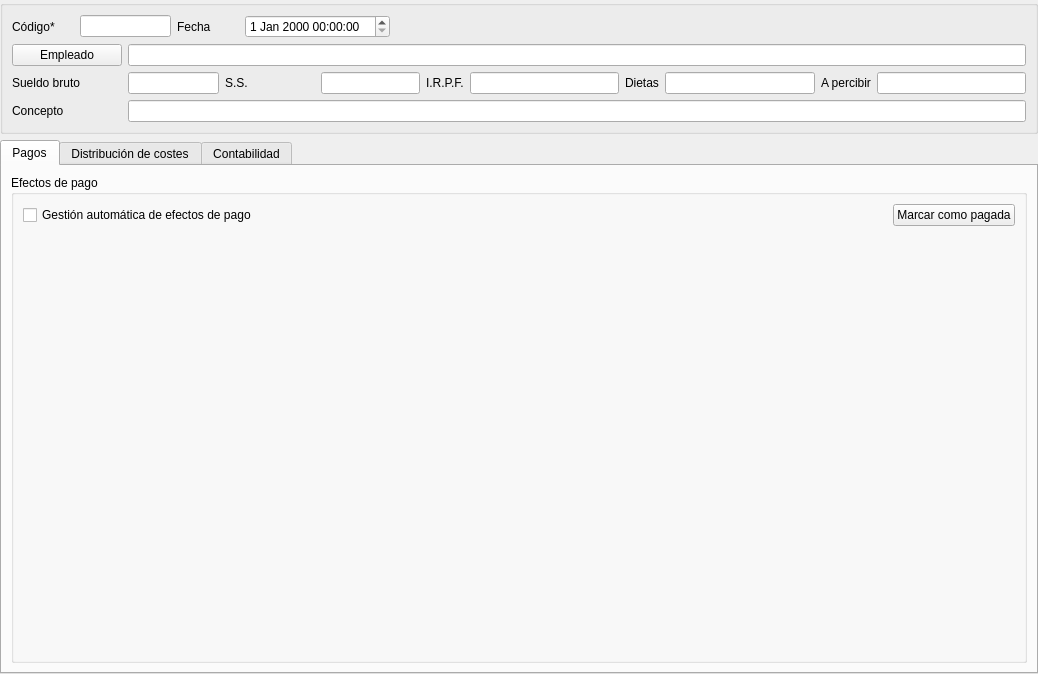
<?xml version="1.0" encoding="UTF-8"?>
<ui version="4.0">
 <class>Form</class>
 <widget class="QWidget" name="Form">
  <property name="geometry">
   <rect>
    <x>0</x>
    <y>0</y>
    <width>1038</width>
    <height>674</height>
   </rect>
  </property>
  <property name="windowTitle">
   <string>Form</string>
  </property>
  <layout class="QGridLayout" name="gridLayout_3">
   <property name="leftMargin">
    <number>0</number>
   </property>
   <property name="topMargin">
    <number>0</number>
   </property>
   <property name="rightMargin">
    <number>0</number>
   </property>
   <property name="bottomMargin">
    <number>0</number>
   </property>
   <item row="0" column="0">
    <widget class="QGroupBox" name="groupBox">
     <property name="title">
      <string/>
     </property>
     <layout class="QGridLayout" name="gridLayout">
      <item row="0" column="0">
       <widget class="QLabel" name="label">
        <property name="text">
         <string>Código*</string>
        </property>
        <property name="buddy">
         <cstring>db_codnomina</cstring>
        </property>
       </widget>
      </item>
      <item row="0" column="4" colspan="2">
       <widget class="QLabel" name="label_3">
        <property name="text">
         <string>Fecha</string>
        </property>
       </widget>
      </item>
      <item row="0" column="6" colspan="2">
       <widget class="DBDateTimeEdit" name="dbDateTimeEdit">
        <property name="fieldName">
         <string>fecha</string>
        </property>
        <property name="dataEditable">
         <bool>true</bool>
        </property>
       </widget>
      </item>
      <item row="0" column="8" colspan="7">
       <spacer name="horizontalSpacer">
        <property name="orientation">
         <enum>Qt::Horizontal</enum>
        </property>
        <property name="sizeHint" stdset="0">
         <size>
          <width>632</width>
          <height>20</height>
         </size>
        </property>
       </spacer>
      </item>
      <item row="1" column="0" colspan="3">
       <widget class="DBChooseRecordButton" name="db_idempleado">
        <property name="text">
         <string>Empleado</string>
        </property>
        <property name="fieldName">
         <string>idempleado</string>
        </property>
        <property name="dataEditable">
         <bool>true</bool>
        </property>
       </widget>
      </item>
      <item row="1" column="3" colspan="12">
       <widget class="DBLineEdit" name="dbLineEdit">
        <property name="fieldName">
         <string/>
        </property>
       </widget>
      </item>
      <item row="2" column="0" colspan="3">
       <widget class="QLabel" name="label_4">
        <property name="text">
         <string>Sueldo bruto</string>
        </property>
        <property name="buddy">
         <cstring>db_sueldobruto</cstring>
        </property>
       </widget>
      </item>
      <item row="2" column="3" colspan="2">
       <widget class="DBNumberEdit" name="db_sueldobruto">
        <property name="fieldName">
         <string>sueldobruto</string>
        </property>
        <property name="dataEditable">
         <bool>true</bool>
        </property>
       </widget>
      </item>
      <item row="2" column="5" colspan="2">
       <widget class="QLabel" name="label_5">
        <property name="text">
         <string>S.S.</string>
        </property>
        <property name="buddy">
         <cstring>db_ss</cstring>
        </property>
       </widget>
      </item>
      <item row="2" column="7" colspan="2">
       <widget class="DBNumberEdit" name="db_ss">
        <property name="fieldName">
         <string>ss</string>
        </property>
        <property name="dataEditable">
         <bool>true</bool>
        </property>
       </widget>
      </item>
      <item row="2" column="9">
       <widget class="QLabel" name="label_6">
        <property name="text">
         <string>I.R.P.F.</string>
        </property>
        <property name="buddy">
         <cstring>db_irpf</cstring>
        </property>
       </widget>
      </item>
      <item row="2" column="10">
       <widget class="DBNumberEdit" name="db_irpf">
        <property name="fieldName">
         <string>irpf</string>
        </property>
        <property name="dataEditable">
         <bool>true</bool>
        </property>
       </widget>
      </item>
      <item row="2" column="13">
       <widget class="QLabel" name="label_7">
        <property name="text">
         <string>A percibir</string>
        </property>
        <property name="buddy">
         <cstring>db_apercibir</cstring>
        </property>
       </widget>
      </item>
      <item row="2" column="14">
       <widget class="DBNumberEdit" name="db_apercibir">
        <property name="fieldName">
         <string>apercibir</string>
        </property>
       </widget>
      </item>
      <item row="3" column="3" colspan="12">
       <widget class="DBLineEdit" name="db_descripcion">
        <property name="fieldName">
         <string>concepto</string>
        </property>
        <property name="dataEditable">
         <bool>true</bool>
        </property>
       </widget>
      </item>
      <item row="3" column="0" colspan="2">
       <widget class="QLabel" name="label_2">
        <property name="text">
         <string>Concepto</string>
        </property>
        <property name="buddy">
         <cstring>db_descripcion</cstring>
        </property>
       </widget>
      </item>
      <item row="0" column="2" colspan="2">
       <widget class="DBLineEdit" name="db_codnomina">
        <property name="fieldName">
         <string>codnomina</string>
        </property>
        <property name="dataEditable">
         <bool>true</bool>
        </property>
        <property name="replacePointWithCharacter">
         <bool>true</bool>
        </property>
        <property name="automaticWidthBasedOnFieldMaxLength">
         <bool>true</bool>
        </property>
       </widget>
      </item>
      <item row="2" column="11">
       <widget class="QLabel" name="label_8">
        <property name="text">
         <string>Dietas</string>
        </property>
        <property name="buddy">
         <cstring>db_dietas</cstring>
        </property>
       </widget>
      </item>
      <item row="2" column="12">
       <widget class="DBNumberEdit" name="db_dietas">
        <property name="fieldName">
         <string>dietas</string>
        </property>
        <property name="dataEditable">
         <bool>true</bool>
        </property>
       </widget>
      </item>
     </layout>
    </widget>
   </item>
   <item row="1" column="0">
    <widget class="QTabWidget" name="tabWidget">
     <property name="focusPolicy">
      <enum>Qt::NoFocus</enum>
     </property>
     <property name="currentIndex">
      <number>0</number>
     </property>
     <widget class="QWidget" name="tabPagos">
      <attribute name="title">
       <string>Pagos</string>
      </attribute>
      <layout class="QVBoxLayout" name="verticalLayout">
       <item>
        <widget class="QGroupBox" name="groupBox_4">
         <property name="title">
          <string>Efectos de pago</string>
         </property>
         <layout class="QGridLayout" name="gridLayout_5">
          <item row="0" column="1">
           <spacer name="horizontalSpacer_3">
            <property name="orientation">
             <enum>Qt::Horizontal</enum>
            </property>
            <property name="sizeHint" stdset="0">
             <size>
              <width>498</width>
              <height>20</height>
             </size>
            </property>
           </spacer>
          </item>
          <item row="0" column="0">
           <widget class="DBCheckBox" name="db_efectospagoautomaticos">
            <property name="text">
             <string>Gestión automática de efectos de pago</string>
            </property>
            <property name="fieldName">
             <string>efectospagoautomaticos</string>
            </property>
            <property name="dataEditable">
             <bool>true</bool>
            </property>
           </widget>
          </item>
          <item row="0" column="2">
           <widget class="QPushButton" name="pbMarcarPagada">
            <property name="toolTip">
             <string>Marca esta factura como pagada, creando los efectos de pago correspondientes.</string>
            </property>
            <property name="statusTip">
             <string>Marca esta factura como pagada, creando los efectos de pago correspondientes.</string>
            </property>
            <property name="whatsThis">
             <string>Marca esta factura como pagada, creando los efectos de pago correspondientes.</string>
            </property>
            <property name="text">
             <string>Marcar como pagada</string>
            </property>
            <property name="icon">
             <iconset>
              <normaloff>:/aplicacion/images/ok.png</normaloff>:/aplicacion/images/ok.png</iconset>
            </property>
           </widget>
          </item>
          <item row="1" column="0" colspan="3">
           <widget class="DBRelatedElementsView" name="db_efectospago">
            <property name="allowedMetadatas">
             <string>efectospago</string>
            </property>
            <property name="categories">
             <string>Pagos</string>
            </property>
            <property name="dataEditable">
             <bool>true</bool>
            </property>
            <property name="visibleButtons">
             <set>DBRelatedElementsView::Delete|DBRelatedElementsView::Insert|DBRelatedElementsView::InsertExisting|DBRelatedElementsView::RemoveExisting|DBRelatedElementsView::Update|DBRelatedElementsView::View</set>
            </property>
           </widget>
          </item>
         </layout>
        </widget>
       </item>
      </layout>
     </widget>
     <widget class="QWidget" name="tabCostes">
      <attribute name="title">
       <string>Distribución de costes</string>
      </attribute>
      <layout class="QGridLayout" name="gridLayout_4">
       <item row="0" column="0">
        <widget class="QGroupBox" name="groupBox_2">
         <property name="title">
          <string>Seleccione una distribución de costes a aplicar</string>
         </property>
         <layout class="QHBoxLayout" name="horizontalLayout_4">
          <item>
           <widget class="DBChooseRecordButton" name="db_iddistribucioncostes">
            <property name="text">
             <string>Distribución de costes</string>
            </property>
            <property name="fieldName">
             <string>iddistribucioncostes</string>
            </property>
            <property name="dataEditable">
             <bool>true</bool>
            </property>
            <property name="scriptExecuteAfterChoose">
             <string>asignarCostes</string>
            </property>
           </widget>
          </item>
          <item>
           <widget class="DBLineEdit" name="db_distribucioncostes_nombre">
            <property name="fieldName">
             <string>distribucioncostes.nombre</string>
            </property>
           </widget>
          </item>
          <item>
           <widget class="QPushButton" name="pbAgregarMultiplesCentrosCoste">
            <property name="text">
             <string>Agregar Múltiples Subcentros de coste</string>
            </property>
            <property name="icon">
             <iconset>
              <normaloff>:/images/commons/centrosdecoste.png</normaloff>:/images/commons/centrosdecoste.png</iconset>
            </property>
           </widget>
          </item>
         </layout>
        </widget>
       </item>
       <item row="1" column="0">
        <widget class="QGroupBox" name="groupBox_3">
         <property name="title">
          <string>Distribución de costes de esta nómina</string>
         </property>
         <layout class="QVBoxLayout" name="verticalLayout_3">
          <item>
           <widget class="DBDetailView" name="db_lineasdistribucioncostesfacturasprov">
            <property name="relationName">
             <string>rrhh_nominasdistribucioncostes</string>
            </property>
            <property name="dataEditable">
             <bool>true</bool>
            </property>
           </widget>
          </item>
          <item>
           <layout class="QHBoxLayout" name="horizontalLayout_5">
            <item>
             <spacer name="horizontalSpacer_2">
              <property name="orientation">
               <enum>Qt::Horizontal</enum>
              </property>
              <property name="sizeHint" stdset="0">
               <size>
                <width>178</width>
                <height>20</height>
               </size>
              </property>
             </spacer>
            </item>
            <item>
             <widget class="QLabel" name="label_9">
              <property name="text">
               <string>Total de costes imputados</string>
              </property>
              <property name="buddy">
               <cstring>db_neto_costes</cstring>
              </property>
             </widget>
            </item>
            <item>
             <widget class="DBNumberEdit" name="db_neto_costes">
              <property name="font">
               <font>
                <weight>75</weight>
                <bold>true</bold>
               </font>
              </property>
              <property name="fieldName">
               <string>totalcostesdistribuidosconimpuestos</string>
              </property>
             </widget>
            </item>
           </layout>
          </item>
         </layout>
        </widget>
       </item>
      </layout>
     </widget>
     <widget class="QWidget" name="tabContabilidad">
      <attribute name="title">
       <string>Contabilidad</string>
      </attribute>
      <layout class="QGridLayout" name="gridLayout_2">
       <item row="0" column="0" colspan="2">
        <widget class="DBCheckBox" name="db_nogenerarasiento">
         <property name="text">
          <string>No generar asiento contable</string>
         </property>
         <property name="fieldName">
          <string>nogenerarasiento</string>
         </property>
         <property name="dataEditable">
          <bool>true</bool>
         </property>
        </widget>
       </item>
       <item row="1" column="0">
        <widget class="QLabel" name="label_20">
         <property name="text">
          <string>Nº Asiento</string>
         </property>
        </widget>
       </item>
       <item row="1" column="1">
        <widget class="DBNumberEdit" name="db_co_asientos_numero">
         <property name="maximumSize">
          <size>
           <width>100</width>
           <height>16777215</height>
          </size>
         </property>
         <property name="fieldName">
          <string>co_asientos.brother.numero</string>
         </property>
        </widget>
       </item>
       <item row="1" column="2">
        <widget class="QLabel" name="label_19">
         <property name="text">
          <string>Fecha</string>
         </property>
        </widget>
       </item>
       <item row="1" column="3">
        <widget class="DBDateTimeEdit" name="db_co_asientos_fecha">
         <property name="sizePolicy">
          <sizepolicy hsizetype="Preferred" vsizetype="Fixed">
           <horstretch>0</horstretch>
           <verstretch>0</verstretch>
          </sizepolicy>
         </property>
         <property name="minimumSize">
          <size>
           <width>150</width>
           <height>23</height>
          </size>
         </property>
         <property name="displayFormat">
          <string>dd/MM/yyyy</string>
         </property>
         <property name="fieldName">
          <string>co_asientos.brother.fecha</string>
         </property>
        </widget>
       </item>
       <item row="1" column="4">
        <spacer name="horizontalSpacer_4">
         <property name="orientation">
          <enum>Qt::Horizontal</enum>
         </property>
         <property name="sizeHint" stdset="0">
          <size>
           <width>430</width>
           <height>20</height>
          </size>
         </property>
        </spacer>
       </item>
       <item row="1" column="5">
        <widget class="QPushButton" name="pbGenerarAsiento">
         <property name="text">
          <string>Volver a generar asiento contable</string>
         </property>
         <property name="icon">
          <iconset>
           <normaloff>:/generales/images/recalculatecounter.png</normaloff>:/generales/images/recalculatecounter.png</iconset>
         </property>
        </widget>
       </item>
       <item row="2" column="0">
        <widget class="QLabel" name="label_21">
         <property name="font">
          <font>
           <weight>75</weight>
           <bold>true</bold>
          </font>
         </property>
         <property name="text">
          <string>Partidas</string>
         </property>
        </widget>
       </item>
       <item row="3" column="0" colspan="6">
        <widget class="DBTableView" name="co_asientos.co_partidas">
         <property name="internalData">
          <bool>true</bool>
         </property>
         <property name="relationName">
          <string>co_asientos.co_partidas</string>
         </property>
         <property name="allowedEdit">
          <bool>false</bool>
         </property>
         <property name="visibleColumns">
          <string>codsubcuenta;concepto;debe;haber</string>
         </property>
        </widget>
       </item>
      </layout>
     </widget>
    </widget>
   </item>
  </layout>
 </widget>
 <customwidgets>
  <customwidget>
   <class>DBCheckBox</class>
   <extends>QCheckBox</extends>
   <header>widgets/dbcheckbox.h</header>
  </customwidget>
  <customwidget>
   <class>DBChooseRecordButton</class>
   <extends>QPushButton</extends>
   <header>widgets/dbchooserecordbutton.h</header>
  </customwidget>
  <customwidget>
   <class>DBDateTimeEdit</class>
   <extends>QDateTimeEdit</extends>
   <header>widgets/dbdatetimeedit.h</header>
  </customwidget>
  <customwidget>
   <class>DBDetailView</class>
   <extends>QWidget</extends>
   <header>widgets/dbdetailview.h</header>
  </customwidget>
  <customwidget>
   <class>DBLineEdit</class>
   <extends>QLineEdit</extends>
   <header>widgets/dblineedit.h</header>
  </customwidget>
  <customwidget>
   <class>DBNumberEdit</class>
   <extends>QLineEdit</extends>
   <header>widgets/dbnumberedit.h</header>
  </customwidget>
  <customwidget>
   <class>DBRelatedElementsView</class>
   <extends>QWidget</extends>
   <header>widgets/dbrelatedelementsview.h</header>
  </customwidget>
  <customwidget>
   <class>DBTableView</class>
   <extends>QTableView</extends>
   <header>widgets/dbtableview.h</header>
  </customwidget>
 </customwidgets>
 <tabstops>
  <tabstop>db_codnomina</tabstop>
  <tabstop>dbDateTimeEdit</tabstop>
  <tabstop>db_idempleado</tabstop>
  <tabstop>dbLineEdit</tabstop>
  <tabstop>db_sueldobruto</tabstop>
  <tabstop>db_ss</tabstop>
  <tabstop>db_irpf</tabstop>
  <tabstop>db_dietas</tabstop>
  <tabstop>db_apercibir</tabstop>
  <tabstop>db_descripcion</tabstop>
  <tabstop>db_efectospagoautomaticos</tabstop>
  <tabstop>pbMarcarPagada</tabstop>
  <tabstop>db_nogenerarasiento</tabstop>
  <tabstop>co_asientos.co_partidas</tabstop>
  <tabstop>db_co_asientos_fecha</tabstop>
  <tabstop>pbGenerarAsiento</tabstop>
  <tabstop>db_co_asientos_numero</tabstop>
  <tabstop>db_iddistribucioncostes</tabstop>
  <tabstop>db_distribucioncostes_nombre</tabstop>
  <tabstop>pbAgregarMultiplesCentrosCoste</tabstop>
  <tabstop>db_neto_costes</tabstop>
 </tabstops>
 <resources/>
 <connections/>
</ui>
